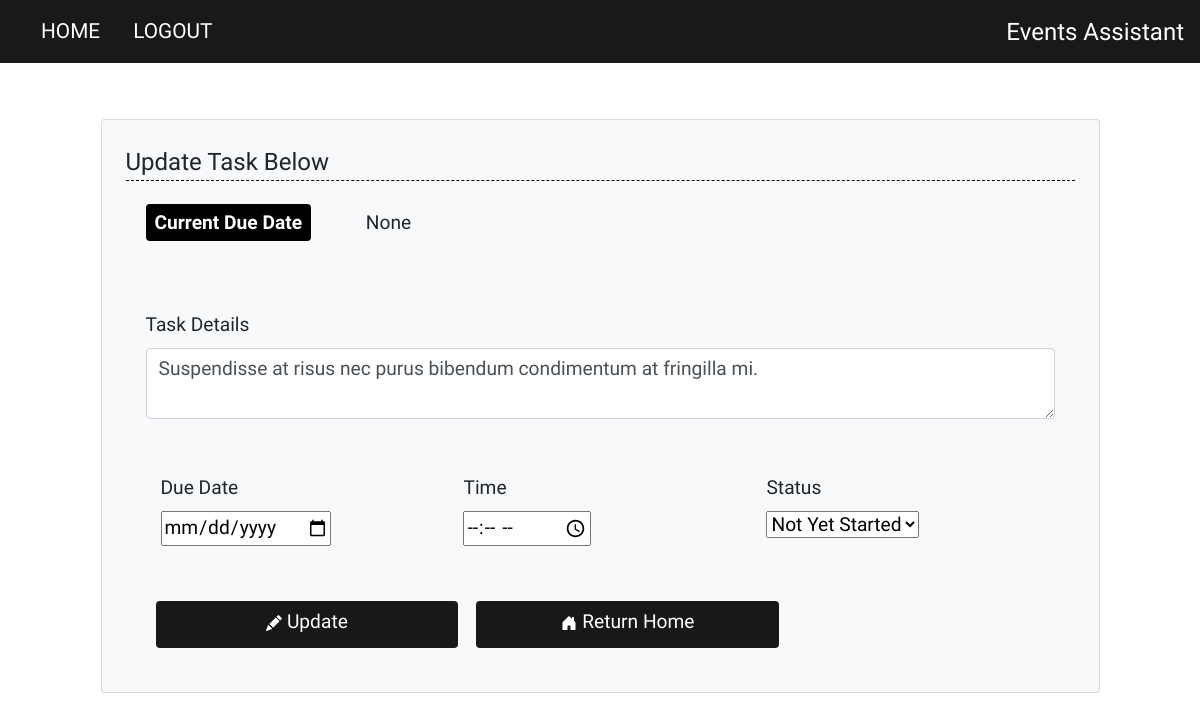
/update/8 (signed in), run on an earlier commit of the app's database.
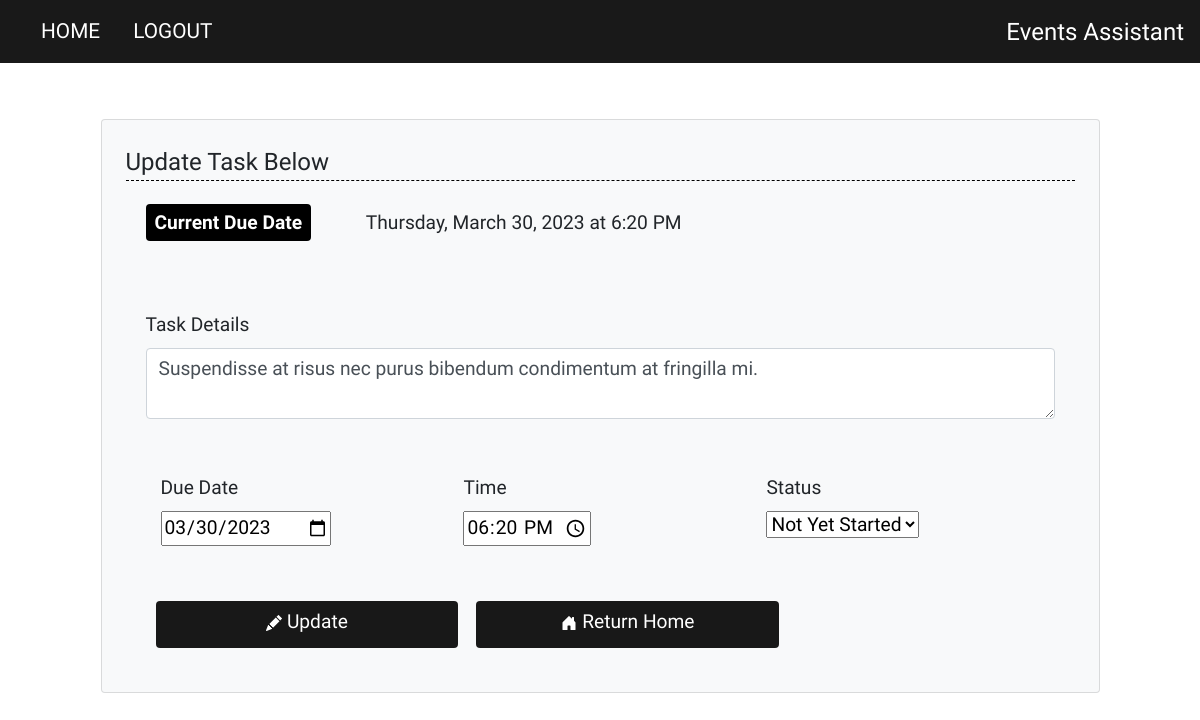
And on a later commit of the database.
### website/models.py (models this page shows)
class Task(db.Model):
    id = db.Column(db.Integer, primary_key=True)
    content = db.Column(db.String(200), nullable=False)
    due_date = db.Column(db.String(30)) # formatted str date (ex: Tuesday, April 05, 2022)
    due_date_int = db.Column(db.String(20)) # YYYY-MM-DD str format
    time = db.Column(db.String(20)) # str type, account for untimed tasks
    user_id = db.Column(db.Integer, db.ForeignKey('user.id'))
    status = db.Column(db.String(30), default="Not Yet Started") # Other Statuses: In Progress, Completed, Cancelled
    bookmarked = db.Column(db.Boolean, default=False)

### website/views.py (the view)
@views.route('/update/<int:id>', methods=['POST', 'GET'])
@login_required
def update(id):
    updated_task = Task.query.get(id)
    if request.method == 'POST':
        if request.form['action'] == 'Return Home':
            flash('Update cancelled. Returning Home!', category='success')
            return redirect('/')
        if updated_task.user_id == current_user.id:
            updated_task.content = request.form['content']
            date_obj = request.form['due_date']
            updated_task.due_date = format_date(date_obj)
            updated_task.due_date_int = date_obj
            if date_obj:
                time = request.form['time']
                updated_task.time = format_time(time)
            else:
                updated_task.time = '' # default time: unspecified/optional
            updated_task.status = request.form.get('taskStatus')
            try:
                db.session.commit()
                flash('Event updated!', category='success')
                return redirect('/')
            except:
                flash('Error in updating event.', category='error')
    else:
        return render_template('update.html', task=updated_task, user=current_user)

### website/__init__.py (called while the page is built)
def create_app():
    app = Flask(__name__)
    app.config['SECRET_KEY'] = '2797cfdcad8dcc11d9f00ffbc5704bee'
    app.config['SQLALCHEMY_DATABASE_URI'] = f'sqlite:///{DB_NAME}'
    db.init_app(app)
    from .views import views
    from .auth import auth
    app.register_blueprint(views, url_prefix='/')
    app.register_blueprint(auth, url_prefix='/')
    from .models import Task, User
    create_database(app)
    login_manager = LoginManager()
    login_manager.login_view = 'auth.login' # if not logged in
    login_manager.init_app(app)
    @login_manager.user_loader
    def load_user(id):
        return User.query.get(int(id))
    return app

### website/templates/update.html (shortened to what this page needs)
{% extends "base.html" %}
{% block content %}
  <div class="content-section fade-container">
    <form class="card p-4 bg-light" method="POST">
      <legend class="main-header">Update Task Below</legend>
      <div class="form-group col-title">
        <div class="badge date-badge">Current Due Date</div>
        <div id="curr-due-date-text">
          {{task.due_date}}
          {% if task.time|length > 1%}
            at {{task.time}}
          {% endif %}
        </div>
      </div>
      <div class="form-group">
        <label for="content" class="col-title">Task Details</label>
        <textarea
          id="content"
          name="content"
          class="form-control"
        >{{task.content}}</textarea>
      </div>
      <div class="row form-group">
        <div class="col col-md-4">
          <label for="due_date" class="col-title">Due Date</label>
          <br>
          <input type="date" id="due_date" name="due_date" value="{{ task.due_date_int }}">
        </div>
        <div class="col col-md-4">
          <label for="time" class="col-title">Time</label>
          <br>
          {% set format_time = task.time[:-3] %}
          {% if task.time[:-3]|length == 4 %}
            {% set format_time = '0' + task.time[:-3] %}
          {% endif %}
          {% if ('12:' in task.time and 'AM' in task.time) %}
            {% set format_time = '00' + task.time[2:-3] %}
          {% elif '12:' not in task.time and 'PM' in task.time %}
            {% set format_time = (((format_time[:2] | int) + 12) | string) + format_time[2:] %}
          {% endif %}
          <input type="time" id="time" name="time" value="{{ format_time }}">
        </div>
        <div class="col col-md-4">
          <label for="status" class="col-title">Status</label>
          <br>
          <select name="taskStatus" aria-label="Select/Dropdown menu" id="curr_status">
            <option value="Not Yet Started" selected>Not Yet Started</option>
          </select>
        </div>
      </div>
      <div class="form-group row">
        <button type="submit" class="btn custom-btn col-md-4" name="action"value="Update">
          Update
        </button>
        <button type="submit" class="btn custom-btn col-md-4" name="action"value="Return Home">
          Return Home
        </button>
      </div>
    </form>
  </div>
{% endblock %}

### website/templates/base.html (shortened to what this page needs)
<!DOCTYPE html>
<html>
    <head>
        <link
            rel="stylesheet"
            href="https://stackpath.bootstrapcdn.com/bootstrap/4.4.1/css/bootstrap.min.css"
        />
        <link
            rel="stylesheet"
            href="https://stackpath.bootstrapcdn.com/font-awesome/4.7.0/css/font-awesome.min.css"
        />
        <link
            type="text/css"
            rel="stylesheet"
            href="/static/style.css"
        />
    </head>
    <body>
        <nav class="navbar navbar-expand-lg navbar-container">
            <div class="collapse navbar-collapse" id="navbar">
                <div class="navbar-nav">
                    {% if user.is_authenticated %}
                        <a class="nav-item nav-link" id="home" href="/">HOME</a>
                        <a class="nav-item nav-link" id="logout" href="/logout">LOGOUT</a>
                    {% else %}
                        <a class="nav-item nav-link" id="login" href="/login">LOGIN</a>
                        <a class="nav-item nav-link" id="register" href="/register">REGISTER</a>
                    {% endif %}
                </div>
            </div>
            <span class="title-header">
                <a href="/">Events Assistant</a>
            </span>
        </nav>
        <div class="container">
            {% block content %} {% endblock %}
        </div>
    </body>
</html>

### website/static/style.css (style rules this page uses)
* { font-family: 'Pangolin', cursive; }
.content-section { margin: 5%; }
.form-group { margin: 20px; }
.col-title, .btn, .button, #content, .tasks-text, #due_date, #time, #curr_status { font-size: 1.2em; }
.col-title { margin-top: 15px; }
.navbar-container { background-color: rgba(0,0,0,0.9); text-align: center; }
.navbar-nav a, .navbar-toggler-icon { color: white; font-family: 'Yomogi', cursive; }
.nav-item { margin-left: 10%; font-size: 1.3em; }
.title-header { font-size: 1.5em; }
.title-header a { text-decoration: none; color: white; font-family: 'Yomogi', cursive; }
.main-header { border-bottom: 1px dashed black; }
.btn { background-color: rgba(0,0,0,0.9); color: white; font-family: 'Yomogi', cursive; padding-bottom: 10px; margin-right: 8px; }
.custom-btn { margin-top: 15px; }
.badge { padding: 9px; font-size: .9em; }
.date-badge { background-color: black; color: white; font-family: 'Yomogi', cursive; margin-right: 50px; font-size: 1em; margin-bottom: 15px; }
@media all and (min-width:580px) { #curr-due-date-text { display: inline-block; } }
@media all and (min-width:580px) { .custom-btn { margin-left: 10px; } }
.fade-container { animation: fadein 1.3s; }

What changed in the data, as far as the page shows it:
changed Task "Suspendisse at risus nec purus bibendum condimentum at fringilla mi.": due_date "None" → "Thursday, March 30, 2023"; time (not shown) → "6:20 PM"; due_date (not shown) → "03/30/2023"
Also different on the page:
form field time: (not shown) → "18:20"
text now shown: "at"
